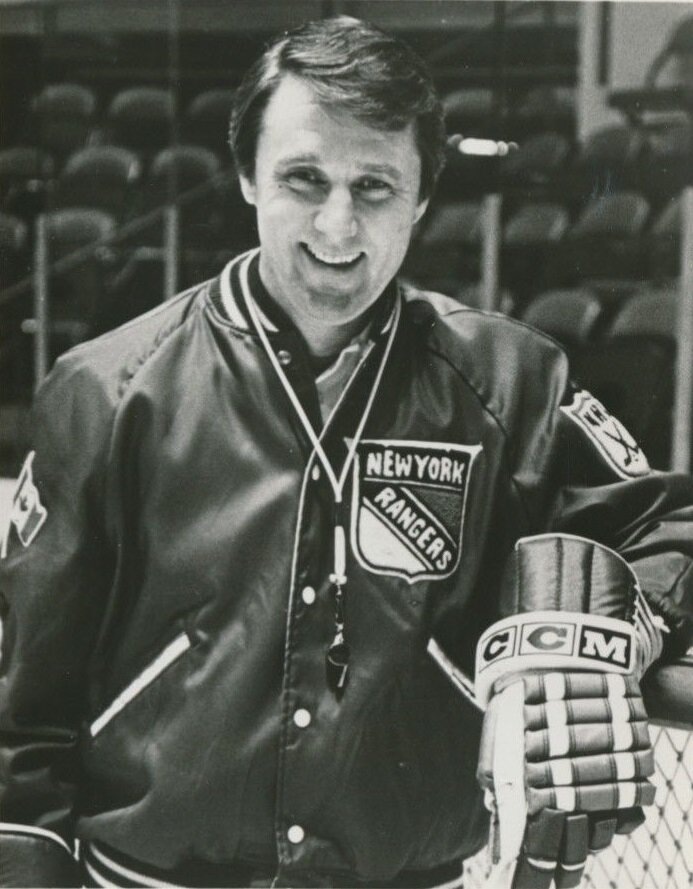
#> input picture tools/reel_v7/v7-diez-a-tres-brooks-1980/photos/brooks.jpg, 693 x 889 px, given in place of nelson.jpg, which was not available
$ python cut.py
#> lines starting #> are read from the running program, lines starting #| are printed output that depends on the picture
### tools/reel_v7/bielsa/grade.py
"""B/N de negros profundos; solo sobrevive el azul (equipación, detalles), llevado al azul de marca. Máscara suavizada."""
import cv2, numpy as np, sys
def grade(src, dst, keep_blue=True):
    im = cv2.imread(src, cv2.IMREAD_UNCHANGED)
    a = im[..., 3] if im.shape[2] == 4 else None
    bgr = im[..., :3].astype(np.float32) / 255
    g = cv2.cvtColor((bgr*255).astype(np.uint8), cv2.COLOR_BGR2GRAY).astype(np.float32)/255
    g = np.clip((g - 0.06) / 0.88, 0, 1); g = g**1.18                         # negros profundos
    g = g*g*(3-2*g)*0.55 + g*0.45                                            # curva en S suave
    out = np.dstack([g, g, g])
    if keep_blue:
        hsv = cv2.cvtColor((bgr*255).astype(np.uint8), cv2.COLOR_BGR2HSV).astype(np.float32)
        h, s, v = hsv[..., 0], hsv[..., 1], hsv[..., 2]
        m = ((h > 95) & (h < 128) & (s > 95) & (v > 45)).astype(np.float32)
        m = cv2.morphologyEx(m, cv2.MORPH_OPEN, np.ones((3, 3), np.uint8))
        m = cv2.GaussianBlur(m, (0, 0), 3.5)
        brand = np.array([255, 109, 99], np.float32)/255   # #636DFF en BGR
        light = np.array([255, 168, 106], np.float32)/255  # #6AA8FF
        lum = np.clip(g*1.25, 0, 1)[..., None]
        col = brand*(1-lum)*1.1 + light*lum
        col = col*(0.35+0.75*lum)
        out = out*(1-m[..., None]) + col*m[..., None]
    out = (np.clip(out, 0, 1)*255).astype(np.uint8)
    if a is not None: out = np.dstack([out, a])
    cv2.imwrite(dst, out)
# [4 lines that do not run on import are left out]

### tools/reel_v7/v7-alero-base-nelson-pressey/cut.py
"""Recortes y gradación de las fotos de v7-alero-base-nelson-pressey (../bielsa/grade.py). Ver CREDITOS.md.
Las fotos de photos/ llegan reducidas a ≤ 1600 px desde el sandbox de Higgsfield."""
from PIL import Image, ImageFilter, ImageDraw
import sys; sys.path.insert(0, '../bielsa'); from grade import grade
def blur(im, boxes, r=14, keep=()):
    """Difumina las cajas con borde suave; las elipses de `keep` quedan nítidas."""
    m = Image.new('L', im.size, 0); d = ImageDraw.Draw(m)
    for b in boxes: d.rectangle(b, fill=255)
    for e in keep: d.ellipse(e, fill=0)
    m = m.filter(ImageFilter.GaussianBlur(6))
    return Image.composite(im.filter(ImageFilter.GaussianBlur(r)), im, m)
# 1 · Don Nelson at Suns at Warriors 3-15-09 1 (BrokenSphere, CC BY-SA 3.0): sin el logo de la liga ni la gente del banquillo
im = Image.open('photos/nelson.jpg').convert('RGB')
#> im is the input picture: PIL image 693x889 RGB; mean R, G, B 87, 90.1, 83
im = blur(im, [(0, 40, 300, 320), (600, 0, 704, 360)], 16, keep=[(300, 70, 560, 430)])
#> in blur, `m = Image.new('L', im.size, 0)`: m: PIL image 693x889 L; every value is 0
im.crop((190, 50, 690, 760)).save('photos/nelson_crop.jpg', quality=94)
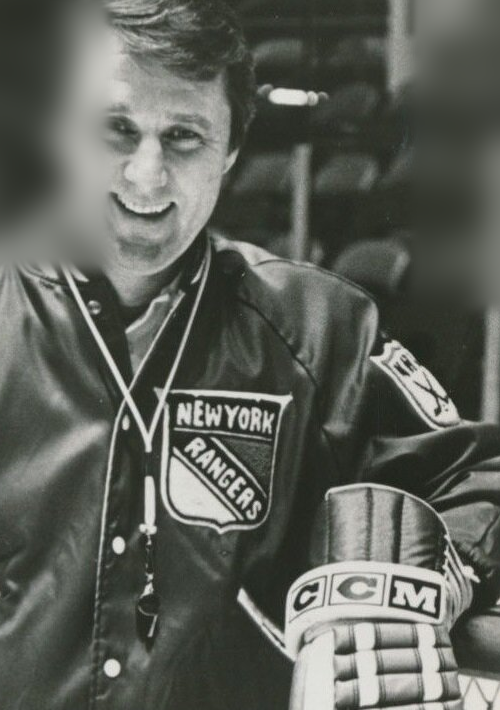
#> saved as nelson_crop.jpg: PIL image 500x710 RGB; mean R, G, B 93.3, 96.2, 89.2
grade('photos/nelson_crop.jpg', 'img/nelson_g.jpg', keep_blue=False)
#> in grade, `g = g ** 1.18`:
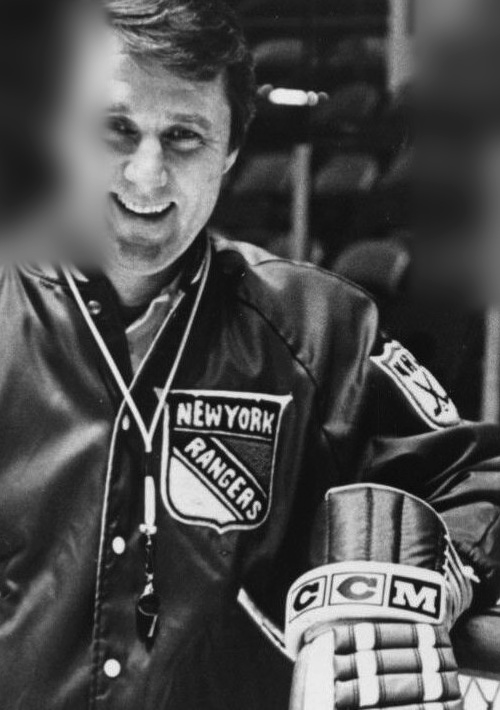
#> g: shape (710, 500) float32; min 0.0104, max 0.97, mean 0.305
# 2 · US Cellular Arena (Sulfur, CC BY-SA 3.0): el antiguo MECCA; rótulo comercial, marcador con teléfono y publicidad difuminados
im = Image.open('photos/arena.jpg').convert('RGB')
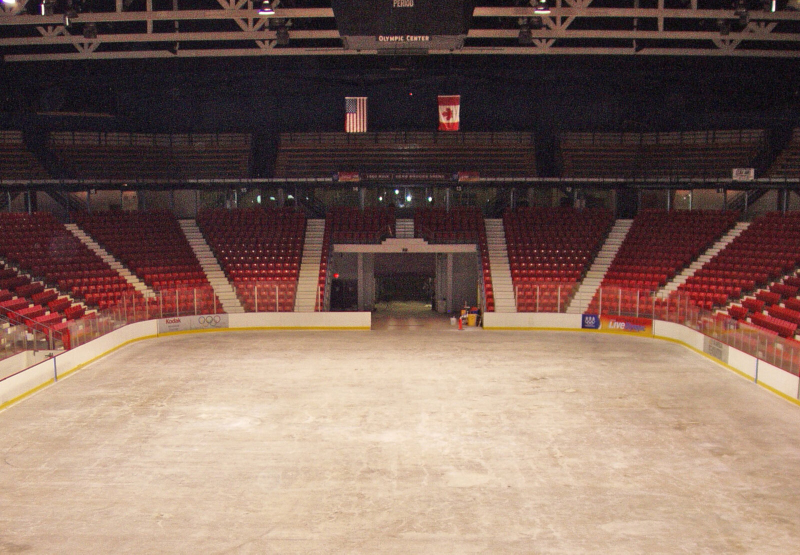
#> input picture tools/reel_v7/v7-diez-a-tres-brooks-1980/photos/arena.jpg, 1600 x 1109 px, found by its file name (shown at 1/2 size)
#> im is the input picture: PIL image 1600x1109 RGB; mean R, G, B 128.2, 103, 92.3
im = blur(im, [(290, 335, 430, 395), (578, 335, 730, 412), (632, 410, 678, 450), (200, 488, 300, 560)], 12)
#> call 2 of blur, with r = 12, keep = ()
#> in blur (call 2), `m = Image.new('L', im.size, 0)`: m: PIL image 1600x1109 L; every value is 0
#> in blur (call 2), `m = m.filter(ImageFilter.GaussianBlur(6))`:
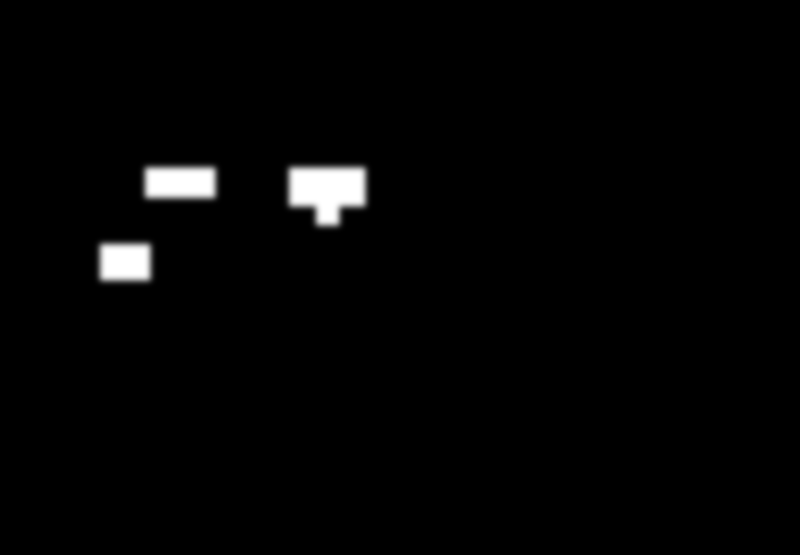
#> m: PIL image 1600x1109 L (shown at 1/2 size); min 0, max 255, mean 4.3
im.crop((0, 140, 1200, 640)).save('photos/arena_crop.jpg', quality=92)
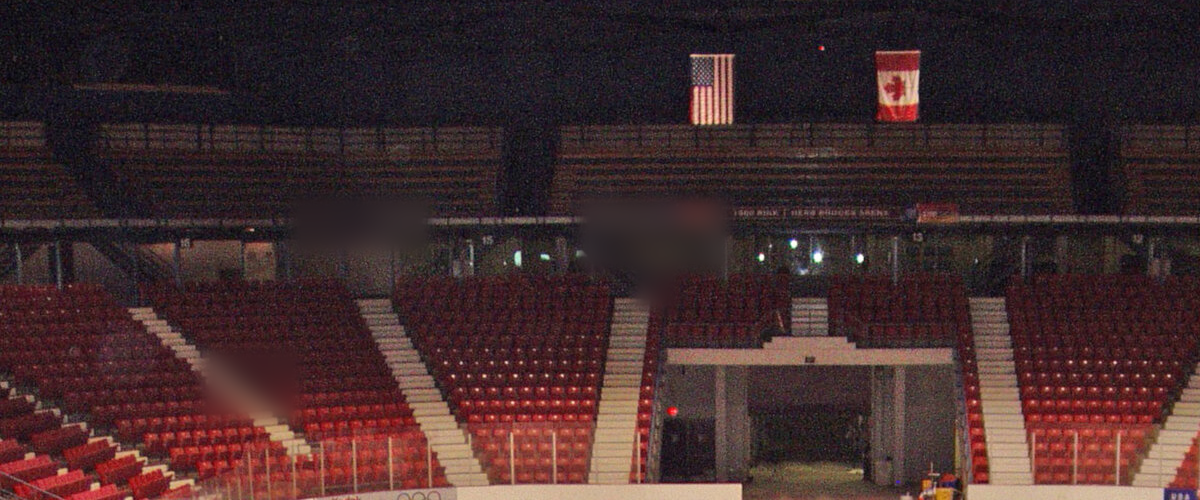
#> saved as arena_crop.jpg: PIL image 1200x500 RGB; mean R, G, B 66.6, 43.6, 44.5
grade('photos/arena_crop.jpg', 'img/arena_g.jpg', keep_blue=False)
#> call 2 of grade, with src = 'photos/arena_crop.jpg', dst = 'img/arena_g.jpg', keep_blue = False
#> in grade (call 2), `g = g ** 1.18`:
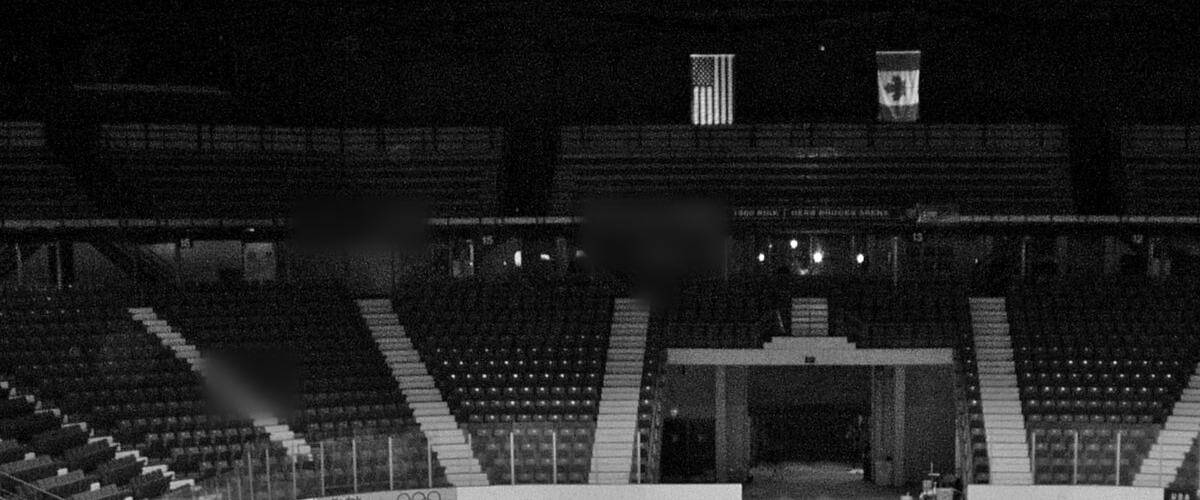
#> g: shape (500, 1200) float32; min 0, max 1, mean 0.122
# 3 · PresseyBanquet2016 (Larodman1, CC BY-SA 4.0): enmarcada; la gente del banquete de fondo, difuminada
im = Image.open('photos/pressey.jpg').convert('RGB')
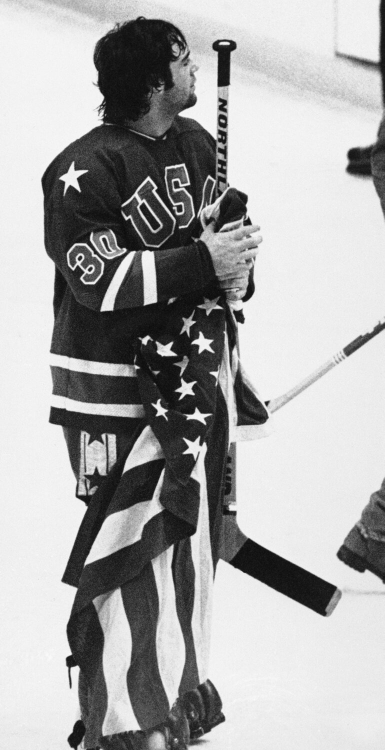
#> input picture tools/reel_v7/v7-diez-a-tres-brooks-1980/photos/craig_crop.jpg, 769 x 1500 px, given in place of pressey.jpg, which was not available (shown at 1/2 size)
#> im is the input picture: PIL image 769x1500 RGB; min 3, max 255, mean 169.2
from rembg import remove, new_session
#> (the run stopped early here; a loop or call above may not have finished)
